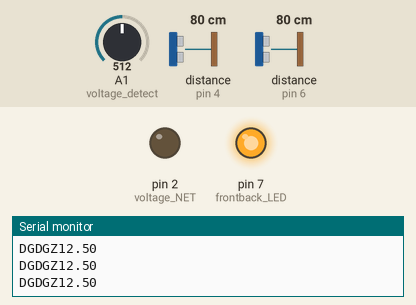
Bench run of a sketch on a simulated Arduino Uno, built with avr-gcc and run on an emulated ATmega328P. Shown: output pins drawn as LEDs (lit = HIGH), the last lines printed to the serial monitor. Wiring (inferred from the names in the program): 2 × ultrasonic range finder: trigger pin 3, echo pin 4 / trigger pin 5, echo pin 6. The inputs (shaded band) are chosen by the test bench; at power-on: A1 (voltage_detect) = 512, distance to the obstacle (sensors on pin 4, pin 6) 80 cm. The echo pulse lasts 58.3 µs per cm; pins used as bus, display or sensor lines are not drawn.

Above: at 1.2 s.
1.3 s: A1 (voltage_detect) set to 475
At 1.6 s:
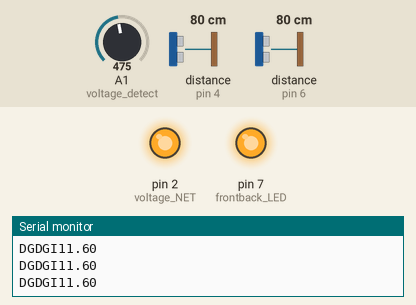
2.8 s: distance to the obstacle (sensor on pin 4) set to 2 cm
4.7 s: distance to the obstacle (sensor on pin 6) set to 4 cm
6.2 s: distance to the obstacle (sensor on pin 6) set to 2 cm
8.1 s: distance to the obstacle (sensor on pin 4) set to 299 cm
10.0 s: distance to the obstacle (sensor on pin 6) set to 248 cm
11.9 s: distance to the obstacle (sensor on pin 6) set to 254 cm
At 12.8 s:
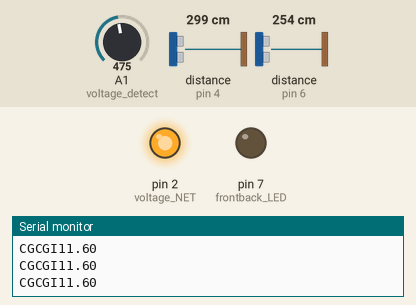
Timing chart, 0 to 14.4 s (numbered marks = the images above; inputs shaded):
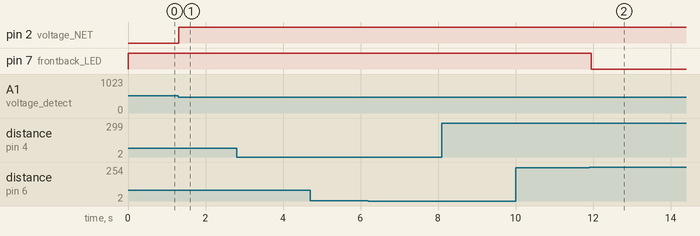

The sketch:

UNO_part_battery_distance_back.ino
```cpp
#include <Wire.h>

const byte  trigPinR = 5;
const byte  echoPinR = 6;
unsigned long distance_back_front;
const byte  trigPinL = 3;
const byte  echoPinL = 4;
unsigned long distance_back_back;

float vout = 0.0;
float vin = 0.0;
float R1 = 30000.0;
float R2 = 7500.0;

int voltage_detect = A1;
int voltage_NET = 2;
int frontback_LED = 7;
int value;

void setup() {
  pinMode(trigPinR, OUTPUT);
  pinMode(echoPinR , INPUT);
  pinMode(trigPinL, OUTPUT);
  pinMode(echoPinL , INPUT);

  pinMode(voltage_detect, INPUT);
  pinMode(voltage_NET, OUTPUT);
  pinMode(frontback_LED, OUTPUT);

  Serial.begin(9600);
}
void loop() {
  distance_back_front  = pingR();
  distance_back_back = pingL();

  value = analogRead(voltage_detect);
  vout = (value * 5.0) / 1024.0; // see text
  vin = vout / (R2 / (R1 + R2));
  Serial.println(vin);

  if (distance_back_front > 250 && distance_back_front < 440 )    //距離感測，距離偏近(後右)  腳位2、3
  {
    Serial.write('C');
    Serial.write('G');
  }

  if (distance_back_front > 2 && distance_back_front < 250)  //距離感測，距離很近(後右)  腳位2、3
  {
    Serial.write('D');
    Serial.write('G');
    digitalWrite(frontback_LED, HIGH);
  }

  if (distance_back_back > 250 && distance_back_back < 440 ) //距離感測，距離偏近(後左)  腳位4、5
  {
    Serial.write('C');
    Serial.write('G');
  }

  if (distance_back_back > 2 && distance_back_back < 250)    //距離感測，距離很近(後左)  腳位4、5
  {
    Serial.write('D');
    Serial.write('G');
    digitalWrite(frontback_LED, HIGH);
  }
  if (distance_back_front > 250 && distance_back_front < 440 && distance_back_back > 250 && distance_back_back < 440)
  {
    digitalWrite(frontback_LED, LOW);
  }

  if ( vin < 12 && vin > 11.8 )    //電壓感測，電壓偏低
  {
    Serial.write('H');
    digitalWrite(voltage_NET, LOW);
  }

  if (vin < 11.8 && vin > 7)         //電壓感測，電壓很低
  {
    Serial.write('I');
    digitalWrite(voltage_NET, HIGH);
  }

  if (distance_back_back > 440 && distance_back_back > 440) //距離沒問題
  {
    Serial.write('Y');
    digitalWrite(frontback_LED, LOW);
  }
  if (vin > 12 && vin < 14)                              //電壓沒問題
  {
    Serial.write('Z');
    digitalWrite(voltage_NET, LOW);
  }
}
int pingR() {
  digitalWrite(trigPinR, HIGH); //觸發腳位設定為高電位
  digitalWrite(trigPinR, LOW);
  return  ( pulseIn(echoPinR, HIGH) / 58); // 換算成 cm 並傳回
}
int pingL() {
  digitalWrite(trigPinL, HIGH); //觸發腳位設定為高電位
  digitalWrite(trigPinL, LOW);
  return  ( pulseIn(echoPinL, HIGH) / 58); // 換算成 cm 並傳回
}
```

Measured:
- the behaviour switches between 484 and 483 on A1 (voltage_detect) (found by bisection; images 0 and 1)
- the behaviour switches between 250 and 251 cm on distance to the obstacle (sensor on pin 6) (found by bisection; images 1 and 2)
- after the input at 1.3 s, pin 2 (voltage_NET): LOW → HIGH at once
- after the input at 11.9 s, pin 7 (frontback_LED): HIGH → LOW after 0.06 s
